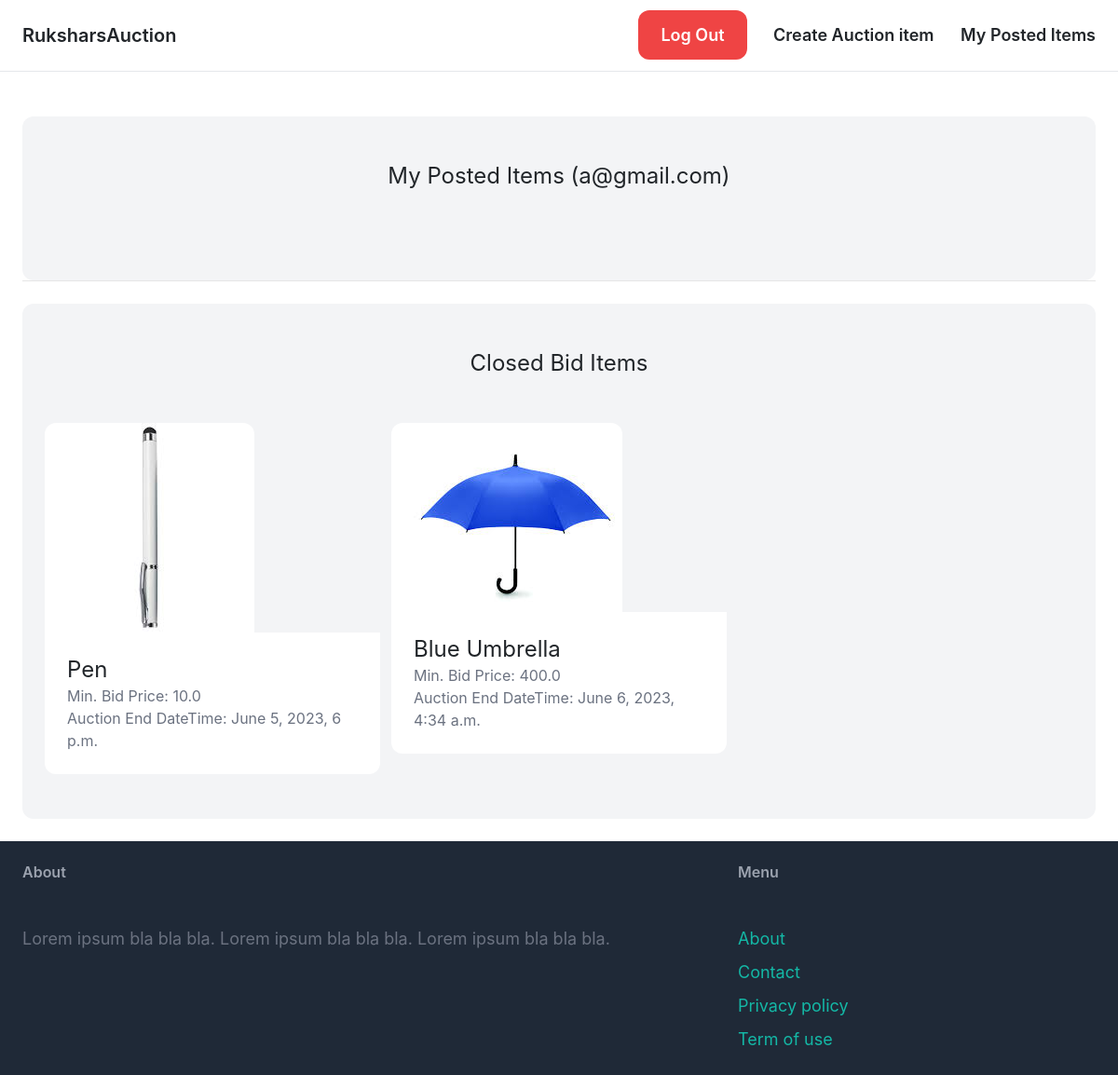
Page /dashboard/ (signed in) on the committed database.
### core/models.py (models this page shows, shortened)
class CustomUser(AbstractUser):
    email = models.EmailField(unique=True)
    USERNAME_FIELD = 'email'
    REQUIRED_FIELDS = ['username']

### item/models.py (models this page shows, shortened)
class Item(models.Model):
    name = models.CharField(max_length=255)
    description = models.TextField(blank=True, null=True)
    minimum_bid_price = models.FloatField()
    image = models.ImageField(upload_to='item_images',blank=True, null=True)
    is_bid_close = models.BooleanField(default=False)
    created_by = models.ForeignKey(CustomUser, related_name='items', on_delete=models.CASCADE)
    created_at = models.DateTimeField(auto_now_add=True)
    auction_end_datetime = models.DateTimeField()

### dashboard/views.py (the view)
# urls.py: path('', views.index, name='index'),
@login_required
def index(request):
    close_bids()
    items_bid_open = Item.objects.filter(is_bid_close=False, created_by=request.user).order_by('-auction_end_datetime')
    items_bid_close = Item.objects.filter(is_bid_close=True, created_by=request.user)
    return render(request, 'dashboard/index.html', {
        'items_bid_open': items_bid_open,
        'items_bid_close': items_bid_close,
    })

### dashboard/views.py (called while the page is built, shortened)
def close_bids():
    items_need_to_close_bid= Item.objects.filter(is_bid_close=False,auction_end_datetime__lte=timezone.now())
    print('Items whose bids are now closing:')

### dashboard/templates/dashboard/index.html (shortened to what this page needs)
{% extends 'core/base.html' %}
{% block content %}
    <div class="mt-6 px-6 py-12 bg-gray-100 rounded-xl">
        <h2 class="mb-12 text-2xl text-center">My Posted Items ({{ request.user.username }})</h2>
    </div>
    <hr>
    <div class="mt-6 px-6 py-12 bg-gray-100 rounded-xl">
        <h2 class="mb-12 text-2xl text-center">Closed Bid Items</h2>
        <div class="grid grid-cols-3 gap-3">
            {% for item in items_bid_close %}
                <div>
                    <a href="{% url 'item:detail' item.id %}">
                        <div>
                            <img src="{{ item.image.url }}" class="rounded-t-xl">
                        </div>
                        <div class="p-6 bg-white rounded-b-xl">
                            <h2 class="text-2xl">{{ item.name }}</h2>
                            <p class="text-gray-500">Min. Bid Price: {{ item.minimum_bid_price }}</p>
                            <p class="text-gray-500">Auction End DateTime: {{ item.auction_end_datetime }}</p>
                        </div>
                    </a>
                </div>
            {% endfor %}
        </div>
    </div>
{% endblock %}

### rows in the picture
CustomUser: user.username "a@gmail.com"
Item: image (picture), name "Pen", minimum_bid_price "10.0", auction_end_datetime "June 5, 2023, 6 p.m."
Item: image (picture), name "Blue Umbrella", minimum_bid_price "400.0", auction_end_datetime "June 6, 2023, 4:34 a.m."
